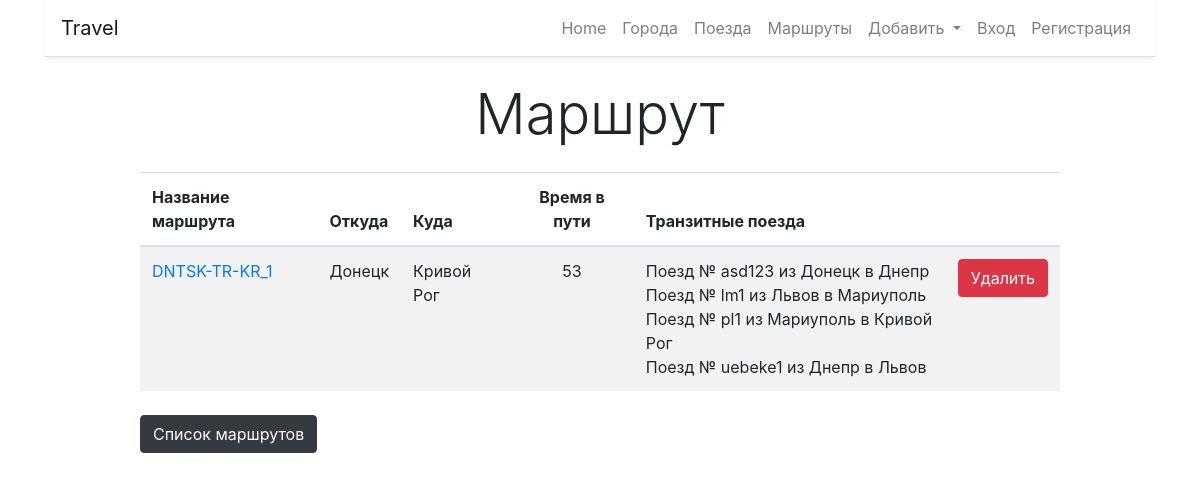
The page /routes/9/ on the database its author committed.
### routes/models.py (models this page shows, shortened)
class Route(models.Model):
    name = models.CharField(max_length=100, unique=True, verbose_name='Название', )
    from_city = models.CharField(max_length=100, verbose_name='Откуда', help_text='Город')
    to_city = models.CharField(max_length=100, verbose_name='Куда', help_text='Город')
    transit_cities = models.ManyToManyField(Train, blank=True, verbose_name='Транзитные города')
    travel_times = models.IntegerField(verbose_name='Время в пути', blank=True, )
    class Meta:
        verbose_name = 'Маршрут'
        verbose_name_plural = 'Маршруты'
        ordering = ['name']

### trains/models.py (models this page shows, shortened)
class Train(models.Model):
    name = models.CharField(max_length=100, unique=True, verbose_name='Поезд')
    from_city = models.ForeignKey(City, on_delete=models.CASCADE, verbose_name='Откуда', related_name='from_city')
    to_city = models.ForeignKey(City, on_delete=models.CASCADE, verbose_name='Куда', related_name='to_city')
    travel_time = models.IntegerField(verbose_name='Время в пути', )
    def __str__(self):
        return f'Поезд № {self.name} из {self.from_city} в {self.to_city}'
    class Meta:
        verbose_name = 'Поезд'
        verbose_name_plural = 'Поезда'
        ordering = ['name']

### cities/models.py (models this page shows)
class City(models.Model):
    name = models.CharField(max_length=100, unique=True, verbose_name='Город')
    def __str__(self):
        return self.name
    class Meta:
        verbose_name = 'Город'
        verbose_name_plural = 'Города'
        ordering = ['name']

### routes/views.py (the view)
# urls.py: path('routes/<int:pk>/', RouteDetailView.as_view(), name='current_route'),
class RouteDetailView(DetailView):
    queryset = Route.objects.all()
    template_name = 'routes/current_route.html'

### routes/templates/routes/current_route.html (shortened to what this page needs)
{% extends 'base.html' %}
{% block content %}
<h1 class="display-4 text-center my-4">Маршрут</h1>
<div class="row">
<div class="col-md-10 mx-auto">
    <table class="table table-striped">
                    <thead>
                    <tr>
                        <th scope="col">Название маршрута</th>
                        <th scope="col">Откуда</th>
                        <th scope="col">Куда</th>
                        <th class="text-center" scope="col">Время в пути</th>
                        <th scope="col">Транзитные поезда</th>
                        <th scope="col">&nbsp;</th>
                    </tr>
                    </thead>
        <tbody>
        <tr>
            <td><a href="{% url 'current_route' route.pk %}">{{ object.name }}</a></td>
            <td>{{ object.from_city }}</td>
            <td>{{ object.to_city }}</td>
            <td class="text-center">{{ object.travel_times }}</td>
            <td>
            {% for train in object.transit_cities.all %}
                {{ train }}<br/>
            {% endfor %}
            </td>
            <td><a href="{% url 'delete_route' object.pk %}">
                <button type="button" class="btn btn-danger">Удалить</button>
                </a>
            </td>
        </tr>
        </tbody>
    </table>
    <a href="{% url 'routes' %}" class="text-light">
    <button type="button" class="btn btn-dark my-2">
        Список маршрутов
    </button>
</a>
    </div>
</div>
{% endblock %}

### rows shown on the page
Route: name "DNTSK-TR-KR_1", from_city "Донецк", to_city "Кривой Рог", travel_times "53"
Train: name+from_city+to_city "Поезд № asd123 из Донецк в Днепр"
Train: name+from_city+to_city "Поезд № lm1 из Львов в Мариуполь"
Train: name+from_city+to_city "Поезд № pl1 из Мариуполь в Кривой Рог"
Train: name+from_city+to_city "Поезд № uebeke1 из Днепр в Львов"
